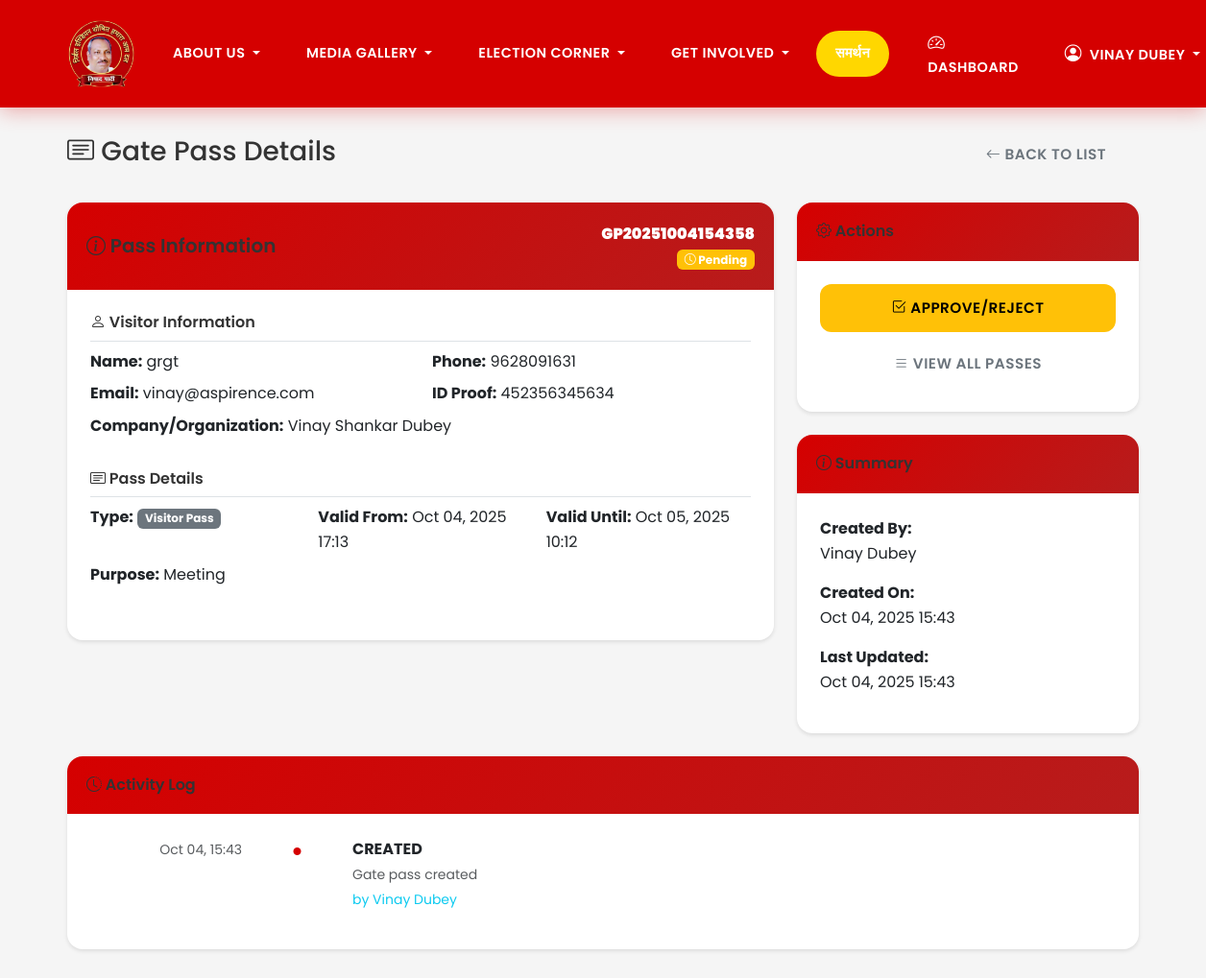
The page /gatepass/2/ (signed in, upper part) on the database as committed earlier.
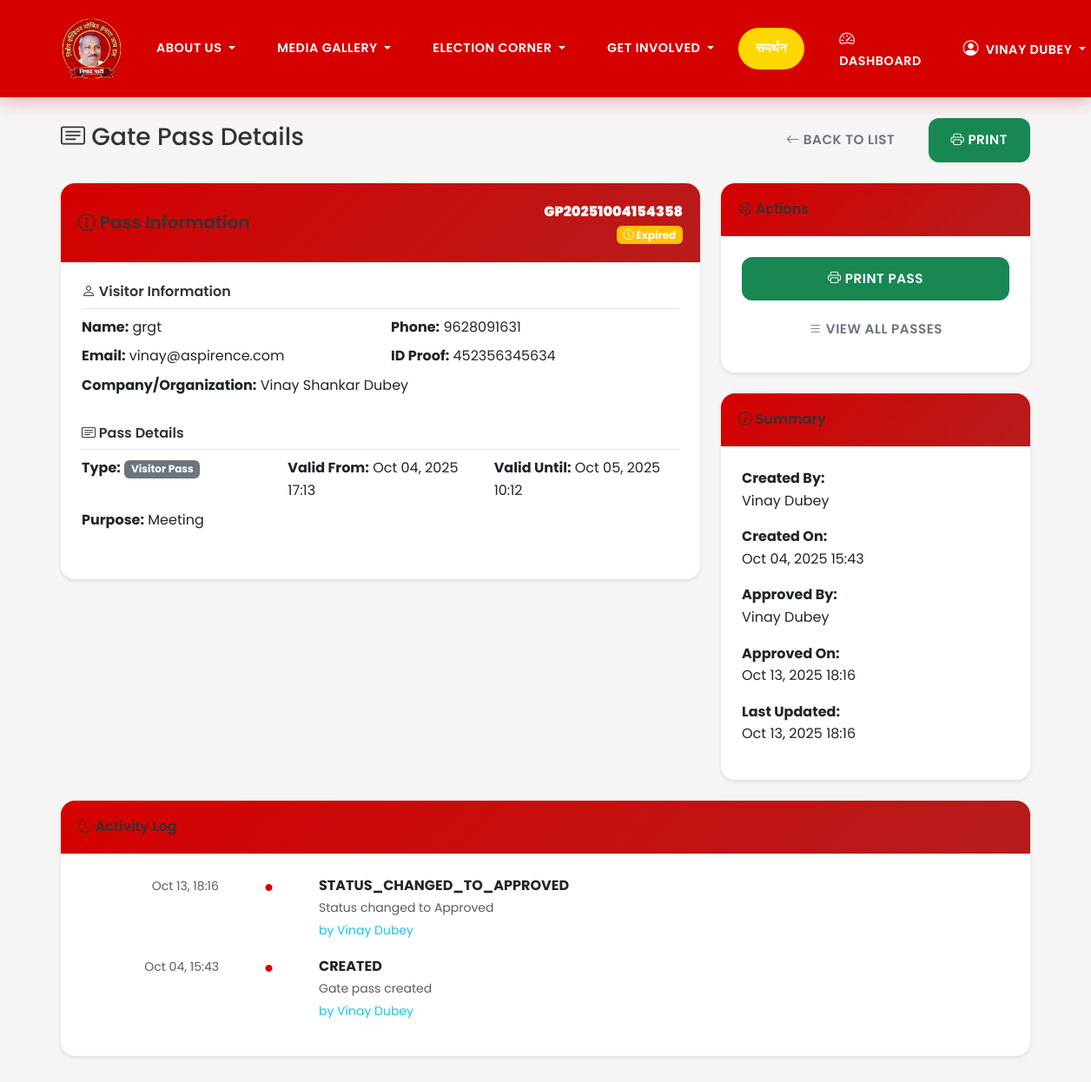
The same page on the database as committed later.
### gatepass/models.py (models this page shows, shortened)
class GatePass(models.Model):
    pass_number = models.CharField(max_length=20, unique=True, blank=True)
    visitor_name = models.CharField(max_length=100)
    visitor_phone = models.CharField(max_length=15)
    visitor_email = models.EmailField(blank=True)
    visitor_id_proof = models.CharField(max_length=50, help_text="ID proof number")
    company_organization = models.CharField(max_length=200, blank=True, help_text="Company/Organization name")
    pass_type = models.CharField(max_length=20, choices=GATE_PASS_TYPE_CHOICES, default='VISITOR')
    purpose = models.TextField(help_text="Purpose of visit")
    valid_from = models.DateTimeField()
    valid_until = models.DateTimeField()
    authorized_areas = models.TextField(blank=True, help_text="Areas visitor is authorized to access")
    escort_required = models.BooleanField(default=False)
    escort_name = models.CharField(max_length=100, blank=True)
    escort_phone = models.CharField(max_length=15, blank=True)
    status = models.CharField(max_length=20, choices=GATE_PASS_STATUS_CHOICES, default='PENDING')
    created_by = models.ForeignKey(User, on_delete=models.CASCADE, related_name='created_gatepasses')
    approved_by = models.ForeignKey(User, on_delete=models.SET_NULL, null=True, blank=True, related_name='approved_gatepasses')
    created_at = models.DateTimeField(auto_now_add=True)
    updated_at = models.DateTimeField(auto_now=True)
    approved_at = models.DateTimeField(null=True, blank=True)
    notes = models.TextField(blank=True, help_text="Additional notes")
    @property
    def is_valid(self):
        now = timezone.now()
        return (self.status == 'APPROVED' and
                self.valid_from <= now <= self.valid_until)
    @property
    def is_expired(self):
        return timezone.now() > self.valid_until
    class Meta:
        verbose_name = _("Gate Pass")
        verbose_name_plural = _("Gate Passes")
        ordering = ['-created_at']

class GatePassLog(models.Model):
    gatepass = models.ForeignKey(GatePass, on_delete=models.CASCADE, related_name='logs')
    action = models.CharField(max_length=50)
    details = models.TextField(blank=True)
    performed_by = models.ForeignKey(User, on_delete=models.SET_NULL, null=True)
    timestamp = models.DateTimeField(auto_now_add=True)
    class Meta:
        verbose_name = _("Gate Pass Log")
        verbose_name_plural = _("Gate Pass Logs")
        ordering = ['-timestamp']

### accounts/models.py (models this page shows, shortened)
class User(AbstractUser):
    phone_number = models.CharField(max_length=15, unique=True)
    is_phone_verified = models.BooleanField(default=False)
    user_type = models.CharField(max_length=20, choices=USER_TYPE_CHOICES, default='SUPPORTER')
    constituency = models.CharField(max_length=100, blank=True)
    district = models.CharField(max_length=100, blank=True)
    state = models.CharField(max_length=50, blank=True)
    preferred_language = models.CharField(max_length=5, choices=LANGUAGE_CHOICES, default='hi')
    fishing_license_number = models.CharField(max_length=50, blank=True)
    boat_registration = models.CharField(max_length=50, blank=True)
    family_primary_account = models.ForeignKey('self', null=True, blank=True, on_delete=models.SET_NULL, related_name='family_members')
    created_at = models.DateTimeField(auto_now_add=True)
    objects = UserManager()
    USERNAME_FIELD = 'phone_number'
    REQUIRED_FIELDS = ['first_name', 'last_name']
    @property
    def full_name(self):
        return self.get_full_name() or self.username

### gatepass/views.py (the view)
# urls.py: path('<int:pk>/', views.gatepass_detail, name='detail'),
@gatepass_owner_or_manager_required
def gatepass_detail(request, pk):
    gatepass = get_object_or_404(GatePass, pk=pk)
    logs = gatepass.logs.all().order_by('-timestamp')
    context = {
        'gatepass': gatepass,
        'logs': logs,
    }
    return render(request, 'gatepass/detail.html', context)

### gatepass/permissions.py (called while the page is built)
def gatepass_owner_or_manager_required(view_func):
    @wraps(view_func)
    @login_required
    def _wrapped_view(request, *args, **kwargs):
        gatepass_id = kwargs.get('pk') or kwargs.get('gatepass_id')
        if gatepass_id:
            gatepass = get_object_or_404(GatePass, pk=gatepass_id)
            if (request.user == gatepass.created_by or
                can_view_all_gatepasses(request.user)):
                return view_func(request, *args, **kwargs)
        return HttpResponseForbidden("You don't have permission to access this gate pass.")
    return _wrapped_view

### templates/gatepass/detail.html (shortened to what the changed rows need)
{% extends 'base.html' %}
{% block content %}
<div class="container mt-4">
    <div class="row">
        <div class="col-md-12">
            <div class="d-flex justify-content-between align-items-center mb-4">
                <h1 class="h3">
                    <i class="bi bi-card-text"></i>
                    Gate Pass Details
                </h1>
                <div>
                    <a href="{% url 'gatepass:list' %}" class="btn btn-outline-secondary me-2">
                        <i class="bi bi-arrow-left"></i>
                        Back to List
                    </a>
                    {% if gatepass.status == 'APPROVED' %}
                    <a href="{% url 'gatepass:print' gatepass.pk %}" class="btn btn-success" target="_blank">
                        <i class="bi bi-printer"></i>
                        Print
                    </a>
                    {% endif %}
                </div>
            </div>
            <div class="row">
                <div class="col-md-8">
                    <div class="card">
                        <div class="card-header d-flex justify-content-between align-items-center">
                            <div class="text-end">
                                <strong>{{ gatepass.pass_number }}</strong>
                                <br>
                                {% if gatepass.status == 'APPROVED' %}
                                    {% if gatepass.is_valid %}
                                        <span class="badge bg-success">
                                            <i class="bi bi-check-circle"></i> Active
                                        </span>
                                    {% elif gatepass.is_expired %}
                                        <span class="badge bg-warning">
                                            <i class="bi bi-clock"></i> Expired
                                        </span>
                                    {% else %}
                                        <span class="badge bg-success">
                                            {{ gatepass.get_status_display }}
                                        </span>
                                    {% endif %}
                                {% elif gatepass.status == 'PENDING' %}
                                    <span class="badge bg-warning">
                                        <i class="bi bi-clock"></i> {{ gatepass.get_status_display }}
                                    </span>
                                {% elif gatepass.status == 'REJECTED' %}
                                    <span class="badge bg-danger">
                                        <i class="bi bi-x-circle"></i> {{ gatepass.get_status_display }}
                                    </span>
                                {% else %}
                                    <span class="badge bg-secondary">
                                        {{ gatepass.get_status_display }}
                                    </span>
                                {% endif %}
                            </div>
                        </div>
                        <div class="card-body">
                            <div class="row">
                                <div class="col-12 mb-4">
                                    <div class="row">
                                        <div class="col-md-6 mb-2">
                                            <strong>Name:</strong> {{ gatepass.visitor_name }}
                                        </div>
                                        <div class="col-md-6 mb-2">
                                            <strong>Phone:</strong> {{ gatepass.visitor_phone }}
                                        </div>
                                        {% if gatepass.visitor_email %}
                                        <div class="col-md-6 mb-2">
                                            <strong>Email:</strong> {{ gatepass.visitor_email }}
                                        </div>
                                        {% endif %}
                                        <div class="col-md-6 mb-2">
                                            <strong>ID Proof:</strong> {{ gatepass.visitor_id_proof }}
                                        </div>
                                        {% if gatepass.company_organization %}
                                        <div class="col-12 mb-2">
                                            <strong>Company/Organization:</strong> {{ gatepass.company_organization }}
                                        </div>
                                        {% endif %}
                                    </div>
                                </div>
                                <div class="col-12 mb-4">
                                    <div class="row">
                                        <div class="col-md-4 mb-2">
                                            <strong>Type:</strong>
                                            <span class="badge bg-secondary">{{ gatepass.get_pass_type_display }}</span>
                                        </div>
                                        <div class="col-md-4 mb-2">
                                            <strong>Valid From:</strong>
                                            {{ gatepass.valid_from|date:"M d, Y H:i" }}
                                        </div>
                                        <div class="col-md-4 mb-2">
                                            <strong>Valid Until:</strong>
                                            {{ gatepass.valid_until|date:"M d, Y H:i" }}
                                        </div>
                                        <div class="col-12 mb-2">
                                            <strong>Purpose:</strong> {{ gatepass.purpose }}
                                        </div>
                                    </div>
                                </div>
                            </div>
                        </div>
                    </div>
                </div>
                <div class="col-md-4">
                    <div class="card mb-4">
                        <div class="card-body">
                            {% if gatepass.status == 'PENDING' and user.user_type in 'ADMINISTRATOR,COORDINATOR' %}
                            <a href="{% url 'gatepass:approve' gatepass.pk %}" class="btn btn-warning w-100 mb-2">
                                <i class="bi bi-check2-square"></i>
                                Approve/Reject
                            </a>
                            {% endif %}
                            {% if gatepass.status == 'APPROVED' %}
                            <a href="{% url 'gatepass:print' gatepass.pk %}" class="btn btn-success w-100 mb-2" target="_blank">
                                <i class="bi bi-printer"></i>
                                Print Pass
                            </a>
                            {% endif %}
                            <a href="{% url 'gatepass:list' %}" class="btn btn-outline-secondary w-100">
                                <i class="bi bi-list"></i>
                                View All Passes
                            </a>
                        </div>
                    </div>
                    <div class="card">
                        <div class="card-body">
                            <p><strong>Created By:</strong><br>{{ gatepass.created_by.full_name }}</p>
                            <p><strong>Created On:</strong><br>{{ gatepass.created_at|date:"M d, Y H:i" }}</p>
                            {% if gatepass.approved_by %}
                            <p><strong>Approved By:</strong><br>{{ gatepass.approved_by.full_name }}</p>
                            <p><strong>Approved On:</strong><br>{{ gatepass.approved_at|date:"M d, Y H:i" }}</p>
                            {% endif %}
                            <p><strong>Last Updated:</strong><br>{{ gatepass.updated_at|date:"M d, Y H:i" }}</p>
                        </div>
                    </div>
                </div>
            </div>
            {% if logs %}
            <div class="card mt-4">
                <div class="card-body">
                    <div class="timeline">
                        {% for log in logs %}
                        <div class="timeline-item mb-3">
                            <div class="row">
                                <div class="col-2 text-end">
                                    <small class="text-muted">{{ log.timestamp|date:"M d, H:i" }}</small>
                                </div>
                                <div class="col-1 text-center">
                                    <i class="bi bi-circle-fill text-primary" style="font-size: 8px;"></i>
                                </div>
                                <div class="col-9">
                                    <strong>{{ log.action }}</strong>
                                    {% if log.details %}
                                        <br><small class="text-muted">{{ log.details }}</small>
                                    {% endif %}
                                    {% if log.performed_by %}
                                        <br><small class="text-info">by {{ log.performed_by.full_name }}</small>
                                    {% endif %}
                                </div>
                            </div>
                        </div>
                        {% endfor %}
                    </div>
                </div>
            </div>
            {% endif %}
        </div>
    </div>
</div>
{% endblock %}

Rows that differ between the two databases and show on the page:
changed GatePass "GP20251004154358": approved_by_id empty → 2 (drawn); approved_by.full_name (not shown) → "Vinay Dubey"; approved_at (not shown) → "Oct 13, 2025 18:16"; updated_at "Oct 04, 2025 15:43" → "Oct 13, 2025 18:16"; status "Pending" → (not shown)
added GatePassLog: timestamp "Oct 13, 18:16", action "STATUS_CHANGED_TO_APPROVED", details "Status changed to Approved", performed_by.full_name "Vinay Dubey"
Other text that changed with them:
text no longer shown: "APPROVE/REJECT"
text now shown: "PRINT Expired PRINT PASS Approved By: Approved On:"
